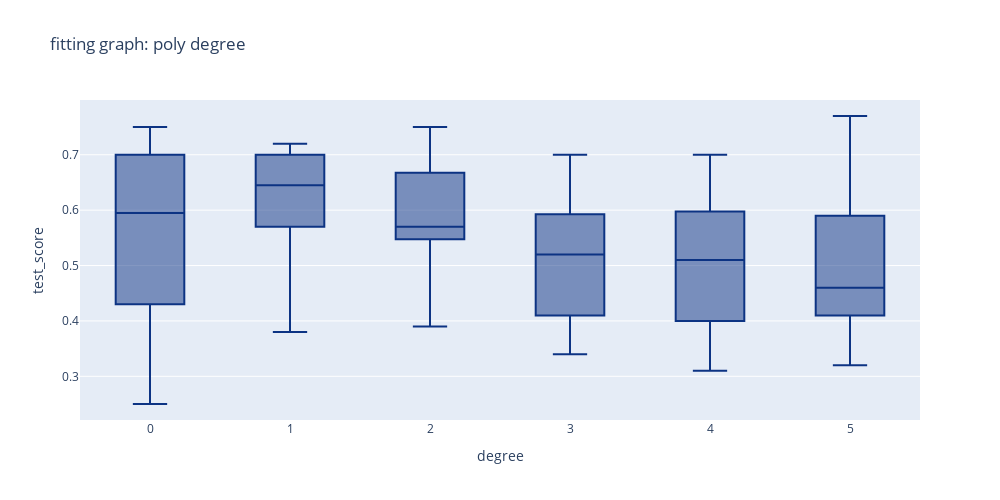

Here is the notebook cell this chart was saved with:
### Code cell
fig = px.box(
    data_frame = nusvc_optim.results,
    x = "degree",
    y = "test_score",

    color_discrete_sequence = plt_style_s,
    title = "fitting graph: poly degree",
    width = 1000,
    height = 500,

    #labels = {"test_score" : "validation_acc"},
)

fig.show()

### Figure 1 — Plotly figure (JSON) as saved in the notebook; plotly's stock layout.template omitted (floating-point values rounded to 4 significant figures; data arrays with more than 128 entries replaced by an {"elided": "..."} marker saying what was removed)
{"data": [{"alignmentgroup": "True", "hovertemplate": "degree=%{x}<br>test_score=%{y}<extra></extra>", "legendgroup": "", "marker": {"color": "rgb(12,51,131)"}, "name": "", "notched": false, "offsetgroup": "", "orientation": "v", "showlegend": false, "type": "box", "x": {"elided": "137 int values"}, "x0": " ", "xaxis": "x", "y": {"elided": "137 float values"}, "y0": " ", "yaxis": "y"}], "layout": {"boxmode": "group", "height": 500, "legend": {"tracegroupgap": 0}, "title": {"text": "fitting graph: poly degree"}, "width": 1000, "xaxis": {"anchor": "y", "domain": [0, 1], "title": {"text": "degree"}}, "yaxis": {"anchor": "x", "domain": [0, 1], "title": {"text": "test_score"}}}}
